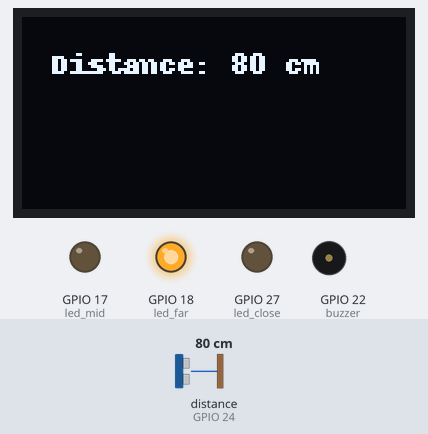
This program was run on a simulated Raspberry Pi (BCM pin numbers). Parts: 128×64 one-colour display, output pins drawn as LEDs (lit = HIGH), buzzer (waves = sounding, pin HIGH). Inputs (shaded band) come from the test bench; at power-on: distance to the obstacle (sensor on GPIO 24) 80 cm. The echo pulse lasts 58.3 µs per cm; the desktop window is not drawn, its controls go by their first labels and the mouse button is held 0.15 s.

Above: at 1.7 s.
1.8 s: distance to the obstacle (sensor on GPIO 24) set to 56 cm
At 3.3 s:
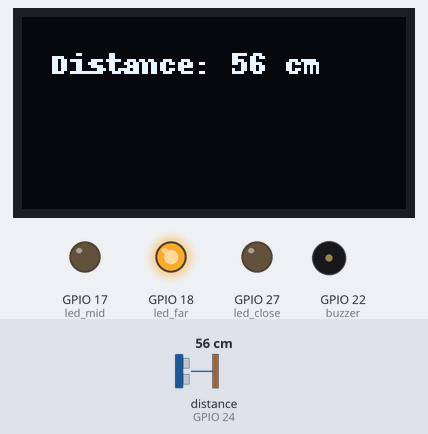
3.6 s: distance to the obstacle (sensor on GPIO 24) set to 48 cm
At 4.3 s:
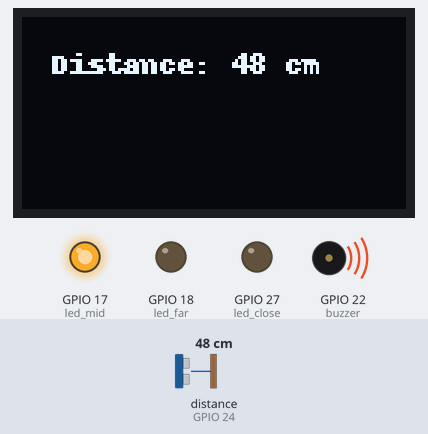
6.3 s: distance to the obstacle (sensor on GPIO 24) set to 21 cm
At 7.67 s:
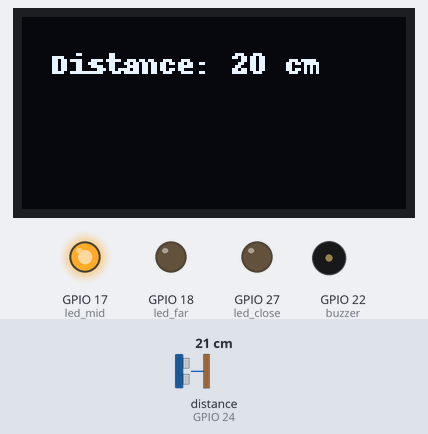
8.4 s: distance to the obstacle (sensor on GPIO 24) set to 17 cm
At 9.05 s:
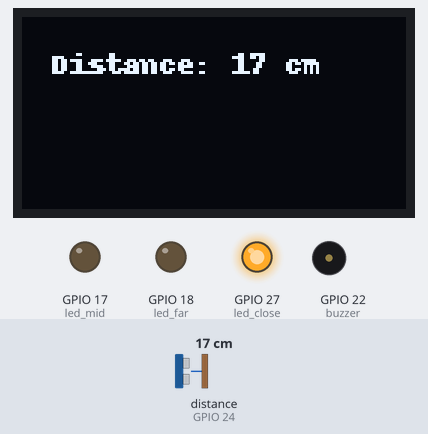
Timing chart, 0 to 11.6 s (numbered marks = the images above; inputs shaded):
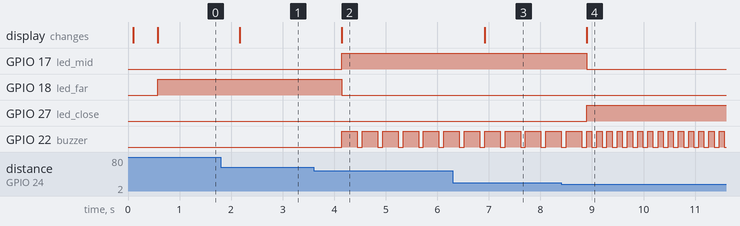

The program:

PythonCodeWithOLED.py
```python
from gpiozero import DistanceSensor, LED, Buzzer
import tkinter as tk
from tkinter import font
from time import sleep
from luma.core.interface.serial import i2c
from luma.oled.device import sh1106
from luma.core.render import canvas

# Initialize the ultrasonic sensor
sensor = DistanceSensor(echo=24, trigger=23, max_distance=5)

# Initialize LEDs and Buzzer
led_far = LED(18)   # GPIO pin for "far" distance LED
led_mid = LED(17)   # GPIO pin for "mid" distance LED
led_close = LED(27) # GPIO pin for "close" distance LED
buzzer = Buzzer(22) # GPIO pin for buzzer

# Create I2C interface and initialize the SH1106 OLED display
serial = i2c(port=1, address=0x3C)  # Use 0x3C for SH1106
device = sh1106(serial)

# Clear the display
device.clear()

# Initialize the Tkinter window
window = tk.Tk()
window.title("Distance Measurement")
custom_font = font.Font(size=30)
window.geometry("800x400")

# Create a label to display the distance
distance_label = tk.Label(window, text="Distance: ", anchor='center', font=custom_font)
distance_label.pack()

# Function to control the LEDs and buzzer based on distance
def control_leds_and_buzzer(distance):
    if distance < 20:  # Close range
        led_close.on()
        led_mid.off()
        led_far.off()
        buzzer.beep(on_time=0.1, off_time=0.1, n=None, background=True)  # Fast beep
    elif distance > 50:  # Far range
        led_close.off()
        led_mid.off()
        led_far.on()
        buzzer.off()  # Slow beep
    else:  # Mid range
        led_close.off()
        led_mid.on()
        led_far.off()
        buzzer.beep(on_time=0.3, off_time=0.3, n=None, background=True)  # Medium beep

# Function to measure distance and update the GUI and OLED display
def measure_distance():
    distance = int(sensor.distance * 100)
    # Update the Tkinter label with distance
    if distance < 20:
        distance_label.config(fg="red", text="Distance: {} cm\nHi!".format(distance))
    elif distance > 50:
        distance_label.config(fg="blue", text="Distance: {} cm\nBye!".format(distance))
    else:
        distance_label.config(fg="green", text="Distance: {} cm\nHello".format(distance))

    # Display distance on OLED
    with canvas(device) as draw:
        draw.rectangle((0, 0, device.width, device.height), outline=0, fill=0)  # Clear the display
        draw.text((10, 10), f"Distance: {distance} cm", fill="white")  # Display distance on OLED

    # Control the LEDs and buzzer based on the distance
    control_leds_and_buzzer(distance)

    window.after(300, measure_distance)  # Schedule the next measurement after 0.3 second

# Start measuring distance
measure_distance()

# Run the Tkinter event loop
window.mainloop()
```

Measured:
- the behaviour switches between 51 and 50 cm on distance to the obstacle (sensor on GPIO 24) (found by bisection; images 1 and 2)
- the behaviour switches between 20 and 19 cm on distance to the obstacle (sensor on GPIO 24) (found by bisection; images 3 and 4)
- after the input at 1.8 s, the display: changes after 0.36 s (image 1)
- after the input at 3.6 s, GPIO 17 (led_mid): LOW → HIGH after 0.55 s; GPIO 18 (led_far): HIGH → LOW after 0.55 s; GPIO 22 (buzzer): alternates HIGH for 0.30 s and LOW for 0.10 s, starting after 0.55 s; the display: changes after 0.55 s (image 2)
- after the input at 6.3 s, the display: changes after 0.62 s (image 3)
- after the input at 8.4 s, GPIO 17 (led_mid): HIGH → LOW after 0.50 s; GPIO 27 (led_close): LOW → HIGH after 0.50 s; the display: changes after 0.50 s (image 4)
